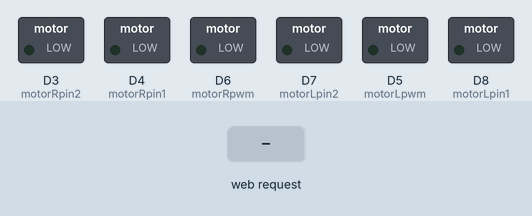
Recording of a sketch running on a simulated ESP8266 (NodeMCU). On the bench: switched loads named in the sketch (green lamp = pin HIGH). The inputs (shaded band) are chosen by the test bench. WiFi joins after 1.5 s; servers stay silent unless stated; what the sketch prints to the serial monitor is not drawn.

Above: at 4.7 s.
4.8 s: HTTP request GET /D1/0 received
At 6.0 s:
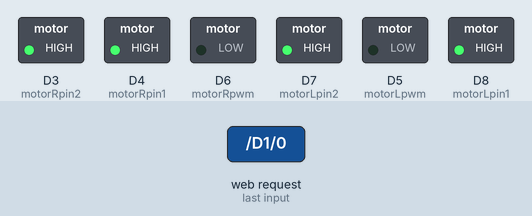
6.3 s: HTTP request GET /D1/1 received
At 7.3 s:
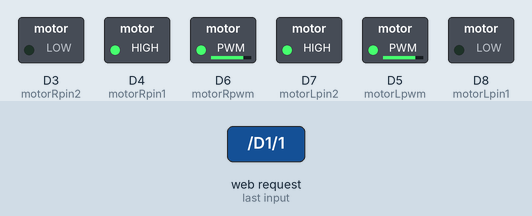
7.8 s: HTTP request GET /D2/1 received
At 8.4 s:
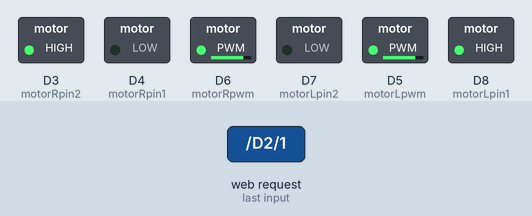
9.3 s: HTTP request GET /D3/0 received
At 9.6 s:
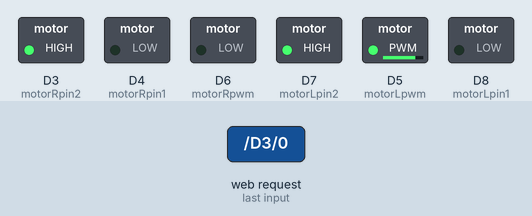
10.8 s: HTTP request GET /D3/1 received
At 11.9 s:
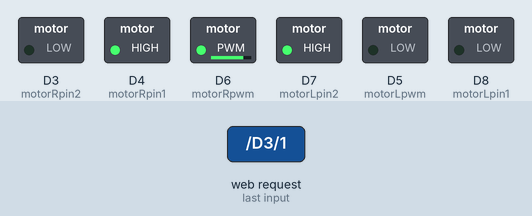
Timing chart, 0 to 13.3 s (numbered marks = the images above; inputs shaded):
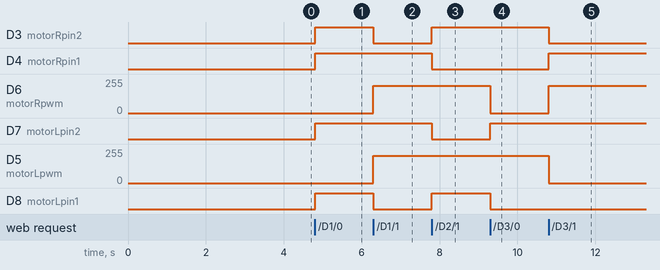

Measured:
- after the input at 4.8 s, D3 (motorRpin2), D4 (motorRpin1), D7 (motorLpin2), D8 (motorLpin1): LOW → HIGH at once
- after the input at 6.3 s, D3 (motorRpin2), D8 (motorLpin1): HIGH → LOW at once; D6 (motorRpwm), D5 (motorLpwm): 0/255 → 204/255 at once
- after the input at 7.8 s, D3 (motorRpin2), D8 (motorLpin1): LOW → HIGH at once; D4 (motorRpin1), D7 (motorLpin2): HIGH → LOW at once
- after the input at 9.3 s, D6 (motorRpwm): 204/255 → 0/255 at once; D7 (motorLpin2): LOW → HIGH at once; D8 (motorLpin1): HIGH → LOW at once
- after the input at 10.8 s, D3 (motorRpin2): HIGH → LOW at once; D4 (motorRpin1): LOW → HIGH at once; D6 (motorRpwm): 0/255 → 204/255 at once; D5 (motorLpwm): 204/255 → 0/255 at once

The sketch:

sketch_nov15a.ino
```cpp
#include <ESP8266WiFi.h>
 int motorLpin1=15;
int motorLpin2=13;
int motorRpin1=2;
int motorRpin2=0;
int motorLpwm=14;
int motorRpwm=12;


const char* ssid = "WIFI NI NATH";
const char* password = "whatisthepassword";


WiFiServer server(80);

void setup() {
  Serial.begin(115200);
  delay(2000);
 analogWriteRange(100);
  analogWriteFreq(500);
pinMode(motorLpin1,OUTPUT);
  pinMode(motorLpin2,OUTPUT);
  pinMode(motorRpin1,OUTPUT);
  pinMode(motorRpin2,OUTPUT);
  pinMode(motorLpwm,OUTPUT);
  pinMode(motorRpwm,OUTPUT);

  Serial.println();
  Serial.println();
  Serial.print("Connecting to ");
  Serial.println(ssid);

  WiFi.begin(ssid, password);

  while (WiFi.status() != WL_CONNECTED) {
    delay(500);
    Serial.print(".");
  }
  Serial.println("");
  Serial.println("WiFi connected");

  server.begin();
  Serial.println("Server started");

  Serial.println(WiFi.localIP());
}

void loop() {
  WiFiClient client = server.available();
  if (!client) {
    return;
  }

  Serial.println("new client");
  while(!client.available()){
    delay(1);
  }

  String req = client.readStringUntil('\r');
  Serial.println(req);
  client.flush();

  int val;
  String m;
  if (req.indexOf("/D1/0") != -1){
    stp();

  }
  else if (req.indexOf("/D1/1") != -1){
    m = "D1 is High";
    fwd();
  }
  else if (req.indexOf("/D2/0") != -1){
    m = "D2 is Low";

  }
  else if (req.indexOf("/D2/1") != -1){
    m = "D2 is High";
    rev();
  }
  else if (req.indexOf("/D3/0") != -1){
    m = "D3 is Low";
  rght();
  }
  else if (req.indexOf("/D3/1") != -1){
    m = "D3 is High";
    lft();

  }
  else {
    Serial.println("invalid request");
    client.stop();
    return;
  }


  client.flush();

  String s = "HTTP/1.1 200 OK\r\nContent-Type: text/html\r\n\r\n<!DOCTYPE HTML>\r\n<head><meta http-equiv=\"Access-Control-Allow-Origin\" content=\"*\"></head>\n<html>\r\n" +m;
  s += "</html>\n";

  client.print(s);
  delay(1);
  Serial.println("Client disonnected");

}

void fwd(){

  analogWrite(motorLpwm,80);
  analogWrite(motorRpwm,80);
  digitalWrite(motorLpin1,0);
  digitalWrite(motorLpin2,1);
  digitalWrite(motorRpin1,1);
  digitalWrite(motorRpin2,0);

}

void rev(){

  analogWrite(motorLpwm,80);
  analogWrite(motorRpwm,80);
  digitalWrite(motorLpin1,1);
  digitalWrite(motorLpin2,0);
  digitalWrite(motorRpin1,0);
  digitalWrite(motorRpin2,1);
}

void lft(){
  analogWrite(motorLpwm,0);
  analogWrite(motorRpwm,80);
  digitalWrite(motorLpin1,0);
  digitalWrite(motorLpin2,1);
  digitalWrite(motorRpin1,1);
  digitalWrite(motorRpin2,0);
}

void rght(){
  analogWrite(motorLpwm,80);
  analogWrite(motorRpwm,0);
  digitalWrite(motorLpin1,0);
  digitalWrite(motorLpin2,1);
  digitalWrite(motorRpin1,0);
  digitalWrite(motorRpin2,1);
}

void stp(){
  digitalWrite(motorLpwm,0);
  digitalWrite(motorRpwm,0);
  digitalWrite(motorLpin1,1);
  digitalWrite(motorLpin2,1);
  digitalWrite(motorRpin1,1);
  digitalWrite(motorRpin2,1);
}
```
